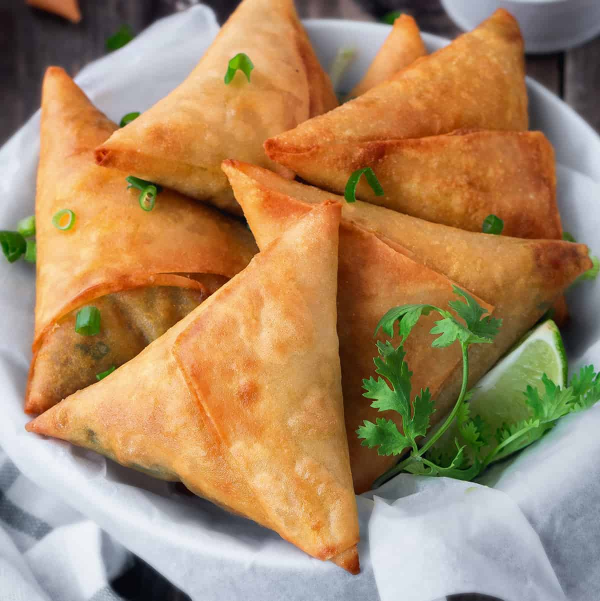
#> input picture samosa-bg.jpg, 1200 x 1201 px (shown at 1/2 size)
$ python -i main.py   (imports and definitions only)
#> lines starting #> are read from the running program, lines starting #| are printed output that depends on the picture; after the words box and inside, x2 and y2 are one past the last pixel; in counts of white or black regions, pixels touching at a corner belong together
#> further down, picture is the input picture: shape (1201, 1200, 3); mean B, G, R 99.4, 136.1, 168.6
from fastapi import FastAPI, UploadFile, File
from fastapi.middleware.cors import CORSMiddleware

import cv2
import numpy as np
import math


# [14 lines not run here, left out]


# =========================================================
# SSI SETTINGS
# =========================================================

IDEAL_APEX = 70.0
IDEAL_BASE = 55.0

ANGLE_WEIGHT = 0.35
SIDE_WEIGHT = 0.35
SYMMETRY_WEIGHT = 0.30


# =========================================================
# DETECTION SETTINGS
# =========================================================

# Detection is intentionally separate from SSI.
#
# We want geometry/silhouette to dominate identity.
# Color is supporting evidence only.

SAMOSA_IDENTITY_THRESHOLD = 70.0

MIN_WARM_RATIO = 0.30
MAX_RED_RATIO = 0.14


# =========================================================
# BASIC HELPERS
# =========================================================

def clamp(value, low=0.0, high=100.0):
    return max(low, min(high, float(value)))


def angle_between(a, b, c):

    ba = np.array(a, dtype=np.float64) - np.array(b, dtype=np.float64)
    bc = np.array(c, dtype=np.float64) - np.array(b, dtype=np.float64)

    denominator = np.linalg.norm(ba) * np.linalg.norm(bc)

    if denominator == 0:
        return 0.0

    cosine = np.dot(ba, bc) / denominator
    cosine = np.clip(cosine, -1.0, 1.0)

    return math.degrees(math.acos(cosine))


def distance(a, b):

    return float(
        np.linalg.norm(
            np.array(a, dtype=np.float64)
            - np.array(b, dtype=np.float64)
        )
    )


def polygon_area(points):

    pts = np.array(points, dtype=np.float32)

    if len(pts) < 3:
        return 0.0

    return abs(cv2.contourArea(pts))


# [18 lines left out: function resize_image, not called in this run]


# =========================================================
# COLOR ANALYSIS
# =========================================================

def analyze_samosa_color(image, contour):

    mask = np.zeros(
        image.shape[:2],
        dtype=np.uint8
    )

    cv2.drawContours(
        mask,
        [contour],
        -1,
        255,
        thickness=cv2.FILLED
    )

    hsv = cv2.cvtColor(
        image,
        cv2.COLOR_BGR2HSV
    )

    pixels = hsv[mask > 0]

    if len(pixels) == 0:

        return {
            "score": 0.0,
            "warm_ratio": 0.0,
            "red_ratio": 0.0,
            "saturation": 0.0,
            "brightness": 0.0
        }

    h = pixels[:, 0].astype(np.float32)
    s = pixels[:, 1].astype(np.float32)
    v = pixels[:, 2].astype(np.float32)

    # -----------------------------------------------------
    # GOLDEN / BROWN FRIED-FOOD COLORS
    # -----------------------------------------------------

    golden = (
        (h >= 8) &
        (h <= 38) &
        (s >= 45) &
        (v >= 45)
    )

    brown = (
        (h >= 3) &
        (h <= 28) &
        (s >= 35) &
        (v >= 25) &
        (v <= 225)
    )

    warm = golden | brown

    warm_ratio = float(np.mean(warm))

    # -----------------------------------------------------
    # RED DETECTION
    # -----------------------------------------------------

    red = (
        (
            (h <= 8) |
            (h >= 170)
        ) &
        (s >= 70) &
        (v >= 50)
    )

    red_ratio = float(np.mean(red))

    # -----------------------------------------------------
    # BASIC LIGHTING
    # -----------------------------------------------------

    mean_saturation = float(np.mean(s))
    mean_brightness = float(np.mean(v))

    saturation_score = clamp(
        (mean_saturation - 25) / 100 * 100
    )

    brightness_score = clamp(
        (mean_brightness - 30) / 130 * 100
    )

    # -----------------------------------------------------
    # COLOR SCORE
    #
    # COLOR IS ONLY SUPPORTING EVIDENCE.
    # It must never dominate geometry.
    # -----------------------------------------------------

    score = (
        warm_ratio * 100 * 0.75
        + saturation_score * 0.10
        + brightness_score * 0.15
    )

    # Strong red contamination.

    if red_ratio > MAX_RED_RATIO:

        red_penalty = clamp(
            (red_ratio - MAX_RED_RATIO)
            / 0.35
            * 100
        )

        score -= red_penalty * 0.70

    # Red-dominated object.

    if red_ratio > 0.30:

        score = min(
            score,
            15.0
        )

    return {

        "score": round(
            clamp(score),
            2
        ),

        "warm_ratio": round(
            warm_ratio * 100,
            2
        ),

        "red_ratio": round(
            red_ratio * 100,
            2
        ),

        "saturation": round(
            mean_saturation,
            2
        ),

        "brightness": round(
            mean_brightness,
            2
        )
    }


# =========================================================
# MASK GENERATION
# =========================================================

def fill_contours(mask):

    result = np.zeros_like(mask)

    contours, _ = cv2.findContours(
        mask,
        cv2.RETR_EXTERNAL,
        cv2.CHAIN_APPROX_SIMPLE
    )

    for contour in contours:

        if cv2.contourArea(contour) > 0:

            cv2.drawContours(
                result,
                [contour],
                -1,
                255,
                thickness=cv2.FILLED
            )

    return result


def create_masks(image):

    gray = cv2.cvtColor(
        image,
        cv2.COLOR_BGR2GRAY
    )
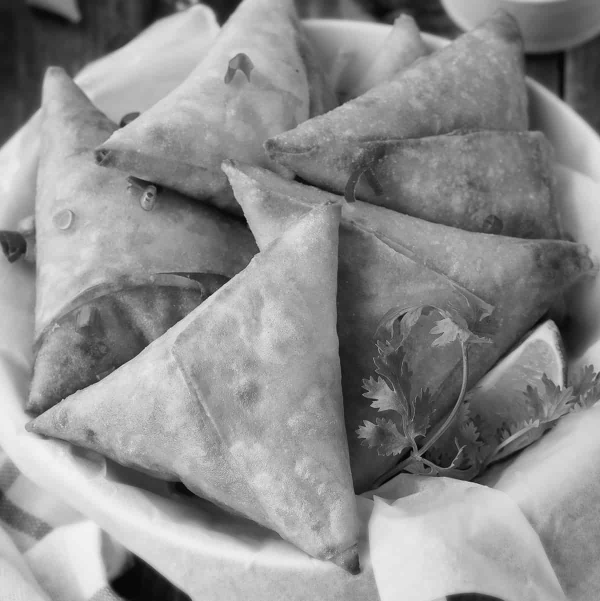
#> gray: shape (1201, 1200) (shown at 1/2 size); min 1, max 243, mean 141.6

    blurred = cv2.GaussianBlur(
        gray,
        (5, 5),
        0
    )

    masks = []

    # -----------------------------------------------------
    # OTSU
    # -----------------------------------------------------

    _, otsu = cv2.threshold(
        blurred,
        0,
        255,
        cv2.THRESH_BINARY + cv2.THRESH_OTSU
    )
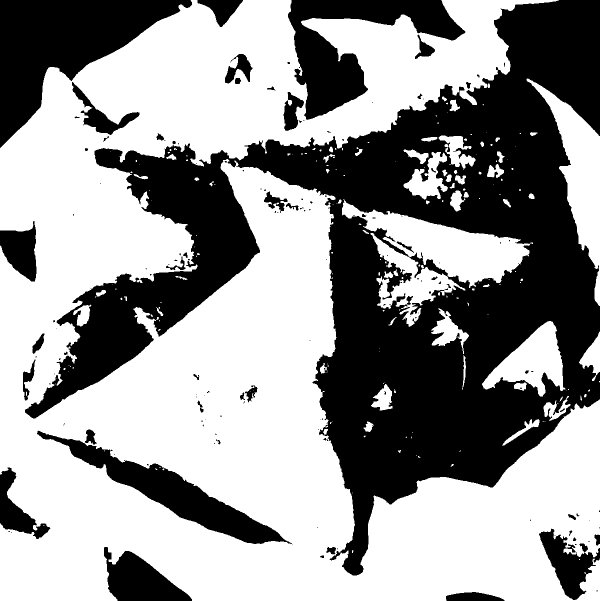
#> otsu: shape (1201, 1200) (shown at 1/2 size); 58.9% white; 149 black regions (98 under 20 px), largest, box (x1, y1, x2, y2) and area: (50, 0, 1200, 1151) 441990, (0, 0, 384, 296) 49017, (576, 0, 931, 240) 32317

    masks.append(otsu)
    masks.append(cv2.bitwise_not(otsu))

    # -----------------------------------------------------
    # ADAPTIVE
    # -----------------------------------------------------

    adaptive = cv2.adaptiveThreshold(
        blurred,
        255,
        cv2.ADAPTIVE_THRESH_GAUSSIAN_C,
        cv2.THRESH_BINARY,
        31,
        7
    )
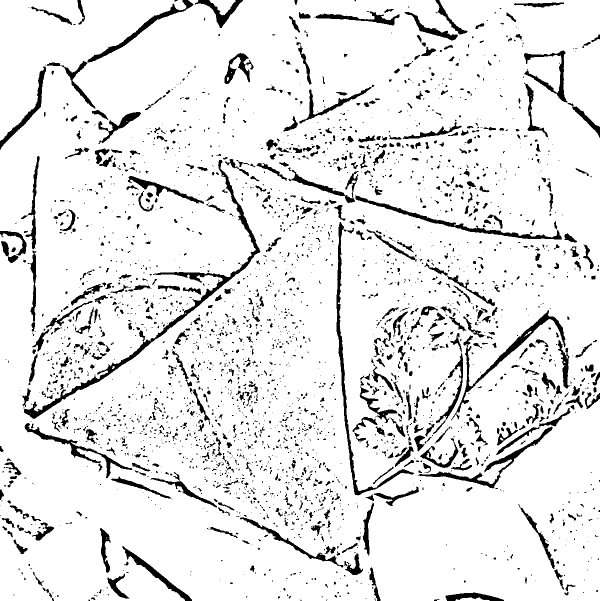
#> adaptive: shape (1201, 1200) (shown at 1/2 size); 90.8% white; 2976 black regions (2213 under 20 px), largest, box (x1, y1, x2, y2) and area: (48, 320, 521, 838) 7717, (673, 444, 828, 991) 4197, (902, 620, 1131, 841) 3422

    masks.append(adaptive)
    masks.append(cv2.bitwise_not(adaptive))

    # -----------------------------------------------------
    # EDGE MASK
    # -----------------------------------------------------

    edges = cv2.Canny(
        blurred,
        50,
        150
    )
#> edges: shape (1201, 1200); 1.3% white in thin lines or dots

    kernel = np.ones(
        (7, 7),
        np.uint8
    )

    edges = cv2.morphologyEx(
        edges,
        cv2.MORPH_CLOSE,
        kernel,
        iterations=2
    )
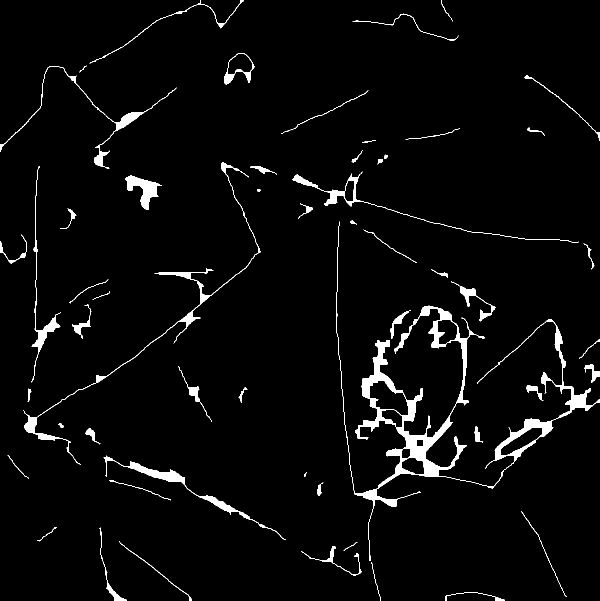
#> edges: shape (1201, 1200) (shown at 1/2 size); 3.3% white; 56 white regions (1 under 20 px)

    masks.append(
        fill_contours(edges)
    )
#> in fill_contours, `contours, _ = cv2.findContours( mask, cv2.RETR_EXTERNAL, cv2.CHAIN_APP..`: contours = 56 contours, 10 with area under 20; largest, box (x1, y1, x2, y2) and area: (672, 443, 1200, 1122) 27824, (47, 324, 521, 930) 2836, (207, 911, 572, 1080) 2572, (584, 343, 1157, 486) 2084, (448, 106, 509, 169) 2026
#> the loop in fill_contours, `for contour in contours: ` made 56 passes
#> after the loop in fill_contours, `for contour in contours:`:
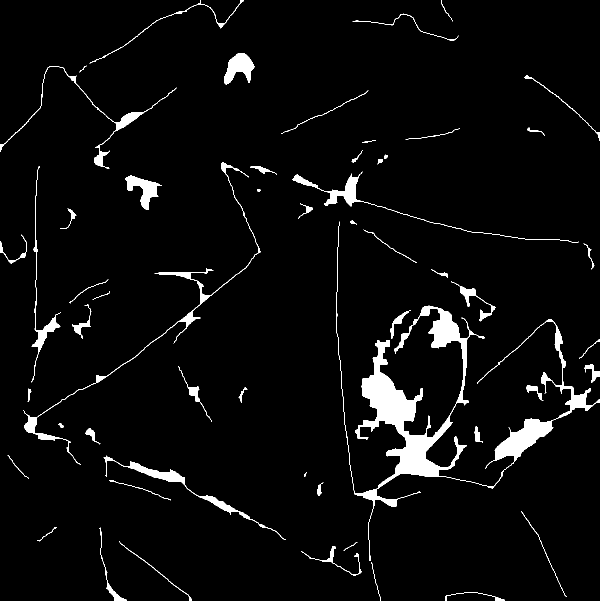
#> result: shape (1201, 1200) (shown at 1/2 size); 4.1% white; 56 white regions (1 under 20 px), largest, box (x1, y1, x2, y2) and area: (672, 443, 1200, 1122) 30916, (47, 324, 521, 930) 3967, (207, 911, 572, 1080) 3001

    # -----------------------------------------------------
    # BACKGROUND COLOR DISTANCE
    # -----------------------------------------------------

    lab = cv2.cvtColor(
        image,
        cv2.COLOR_BGR2LAB
    )
#> lab: shape (1201, 1200, 3); mean of channels 0, 1, 2 150.4, 137.3, 152.8

    h, w = lab.shape[:2]

    border_size = max(
        2,
        int(min(h, w) * 0.05)
    )

    border_pixels = np.concatenate([
        lab[:border_size].reshape(-1, 3),
        lab[-border_size:].reshape(-1, 3),
        lab[:, :border_size].reshape(-1, 3),
        lab[:, -border_size:].reshape(-1, 3),
    ])

    background_color = np.median(
        border_pixels,
        axis=0
    ).astype(np.float32)
#> background_color = [161, 129, 123]

    diff = np.linalg.norm(
        lab.astype(np.float32)
        - background_color,
        axis=2
    )
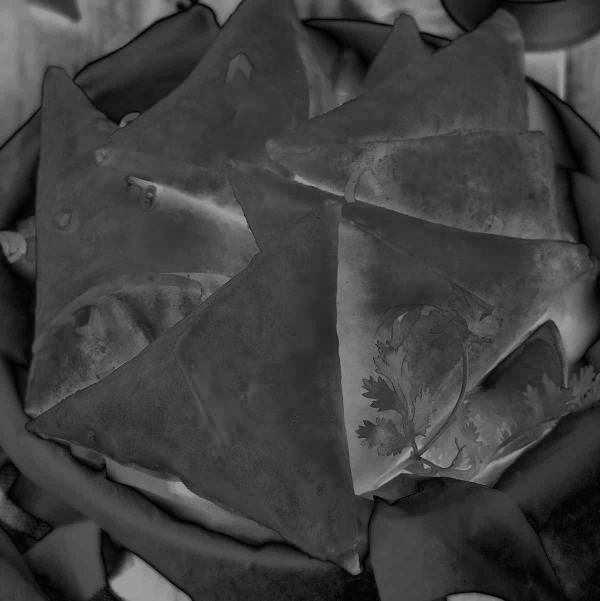
#> diff: shape (1201, 1200) float32 (shown at 1/2 size); min 0, max 161.1, mean 64.1

    for threshold in [12, 20, 30]:

        background_mask = np.where(
            diff > threshold,
            255,
            0
        ).astype(np.uint8)

        background_mask = cv2.morphologyEx(
            background_mask,
            cv2.MORPH_OPEN,
            np.ones((3, 3), np.uint8)
        )

        background_mask = cv2.morphologyEx(
            background_mask,
            cv2.MORPH_CLOSE,
            np.ones((7, 7), np.uint8)
        )

        masks.append(
            background_mask
        )
#> after the loop, masks = 8 items

    # -----------------------------------------------------
    # WARM COLOR MASK
    # -----------------------------------------------------

    hsv = cv2.cvtColor(
        image,
        cv2.COLOR_BGR2HSV
    )
#> hsv: shape (1201, 1200, 3); mean H, S, V 52.4, 120.3, 176.5

    warm_mask = cv2.inRange(
        hsv,
        np.array(
            [3, 35, 25],
            dtype=np.uint8
        ),
        np.array(
            [40, 255, 255],
            dtype=np.uint8
        )
    )
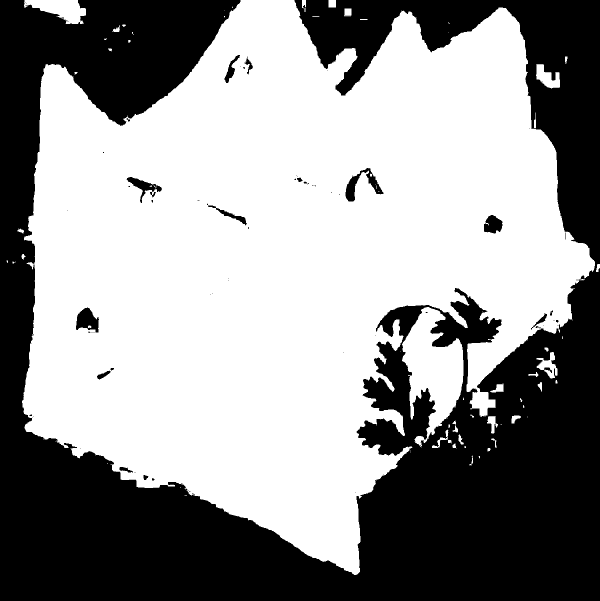
#> warm_mask: shape (1201, 1200) (shown at 1/2 size); 58.2% white; 76 black regions (55 under 20 px), largest, box (x1, y1, x2, y2) and area: (0, 0, 1200, 1201) 594805, (691, 336, 767, 403) 1581, (152, 615, 198, 665) 1456

    warm_mask = cv2.morphologyEx(
        warm_mask,
        cv2.MORPH_OPEN,
        np.ones((3, 3), np.uint8)
    )
#> warm_mask: shape (1201, 1200); 58.1% white; 47 black regions (32 under 20 px), largest, box (x1, y1, x2, y2) and area: (0, 0, 1200, 1201) 596210, (691, 336, 767, 403) 1597, (152, 615, 198, 666) 1484

    warm_mask = cv2.morphologyEx(
        warm_mask,
        cv2.MORPH_CLOSE,
        np.ones((7, 7), np.uint8)
    )
#> warm_mask: shape (1201, 1200); 58.4% white; 18 black regions, largest, box (x1, y1, x2, y2) and area: (0, 0, 1200, 1201) 499773, (590, 0, 1200, 528) 90645, (760, 611, 846, 675) 3216
#> (the rest of the program and of its run is left out)
